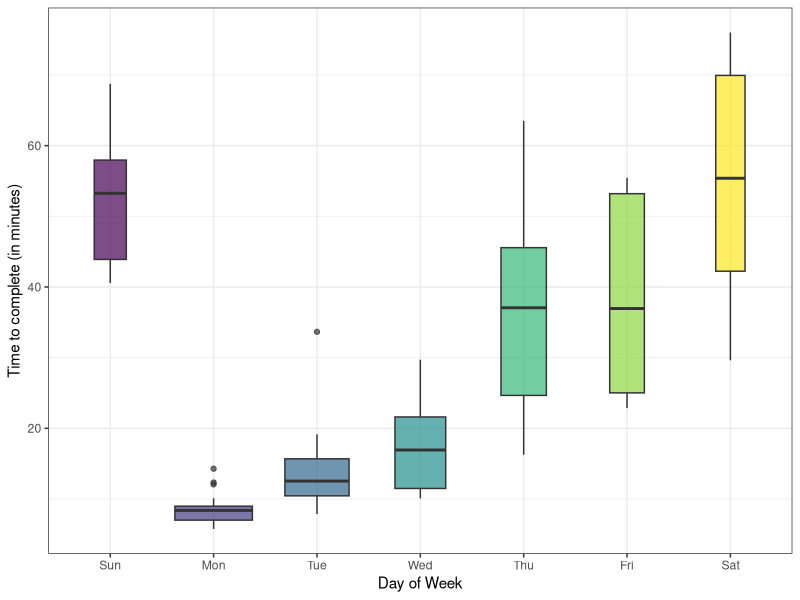
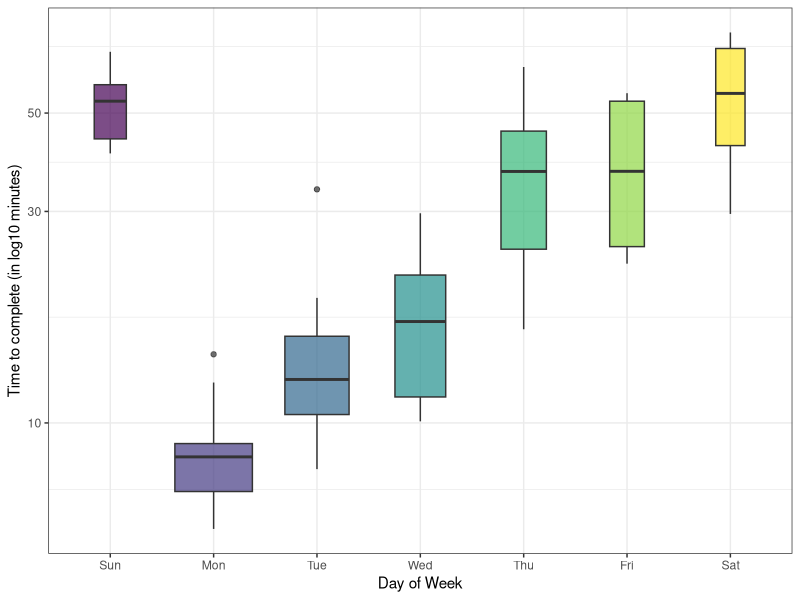

R code for these plots, in order:
## ---- chunk 1
knitr::opts_chunk$set(echo = FALSE, warning = FALSE, message = FALSE)
## ---- chunk 2
library(tidyverse)
library(lubridate)
## ---- chunk 3
myData <- read_csv("NYTXWdata.csv")

myData <- myData %>%
  mutate(date = mdy(date)) %>%
  mutate(timeM = time_hour*60 + time_min + time_sec/60) %>%
  mutate(dow = wday(date, label=TRUE))

myData %>% select(day, dow)
## ---- chunk 4
myData %>% 
  filter(date > 2019-08-01) %>%
  ggplot() +
    geom_boxplot(mapping=aes(x=dow, y=timeM, fill=dow), varwidth = TRUE, alpha=.7) + 
    labs(x="Day of Week", y="Time to complete (in minutes)") +
    theme_bw() +
  theme(legend.position = "none")

myData %>%
  filter(date > 2019-08-01) %>%
  group_by(dow) %>%
  summarize(mean=mean(timeM), sd=sd(timeM))
## ---- chunk 5
myData %>% 
  filter(date > 2019-08-01) %>%
  ggplot() +
    geom_boxplot(mapping=aes(x=dow, y=timeM, fill=dow), varwidth = TRUE, alpha=.7) + 
    labs(x="Day of Week", y="Time to complete (in log10 minutes)") +
    scale_y_log10() +
    theme_bw() +
  theme(legend.position = "none")
